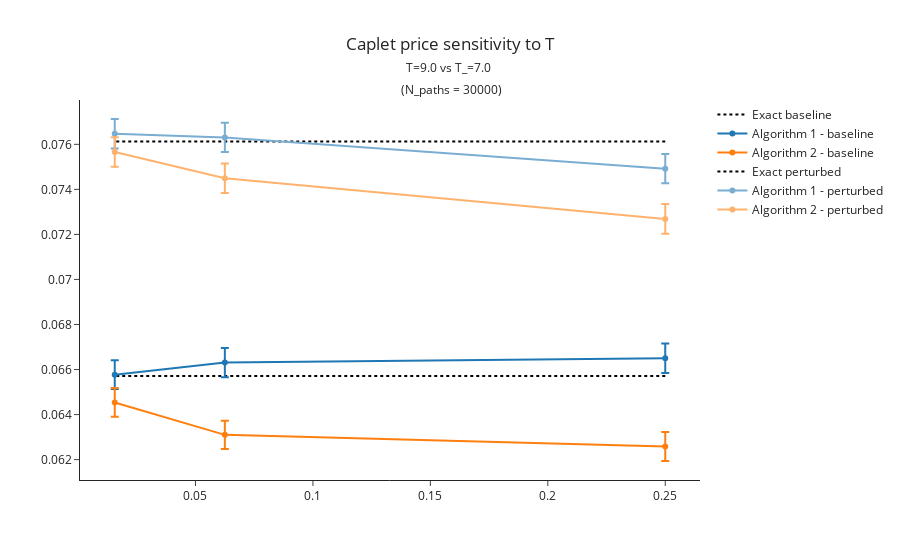

Notebook cell for this chart:
### Code cell
results_algo2 = []
results_algo2_ = []
results_algo1 = []
results_algo1_ = []

for h in h_list:
    print(h, "\n")
    p, se = simulate_algo2(L0, H, K, sigma, T, h, N_paths)
    results_algo2.append({
        'h': h,
        'Price': p,
        'CI': 1.96*se
    })
    p, se = simulate_algo2(L0, H, K, sigma, T_, h, N_paths)
    results_algo2_.append({
        'h': h,
        'Price': p,
        'CI': 1.96*se
    })
    p, se, _ = simulate_algo1(L0, H, K, sigma, T, h, N_paths)
    results_algo1.append({
        'h': h,
        'Price': p,
        'CI': 1.96*se
    })
    p, se, _ = simulate_algo1(L0, H, K, sigma, T_, h, N_paths)
    results_algo1_.append({
        'h': h,
        'Price': p,
        'CI': 1.96*se
    })

exact = analytic_vtilde_caplet(L0, H, K, sigma, T)
exact_ = analytic_vtilde_caplet(L0, H, K, sigma, T_)

# Prepare figure
fig = go.Figure()

###### Baselines
fig.add_trace(go.Scatter(
    x=[d['h'] for d in results_algo1],   # or use a combined h-list like [0.25,0.125,0.0625]
    y=[exact]*len(results_algo1),
    mode='lines',
    line=dict(dash='dot', color='black'),
    name='Exact baseline'
))

fig.add_trace(go.Scatter(
    x=[d['h'] for d in results_algo1],
    y=[d['Price'] for d in results_algo1],
    mode='lines+markers',
    error_y=dict(type='data', array=[d['CI'] for d in results_algo1], visible=True),
    line=dict(color=blue_hex),
    marker=dict(color=blue_hex),
    name='Algorithm 1 - baseline'
))

fig.add_trace(go.Scatter(
    x=[d['h'] for d in results_algo2],
    y=[d['Price'] for d in results_algo2],
    mode='lines+markers',
    error_y=dict(type='data', array=[d['CI'] for d in results_algo2], visible=True),
    line=dict(color=orange_hex),
    marker=dict(color=orange_hex),
    name='Algorithm 2 - baseline'
))

###### Perturbed

fig.add_trace(go.Scatter(
    x=[d['h'] for d in results_algo1_],   # or use a combined h-list like [0.25,0.125,0.0625]
    y=[exact_]*len(results_algo1_),
    mode='lines',
    line=dict(dash='dot', color='black'),
    name='Exact perturbed'
))

fig.add_trace(go.Scatter(
    x=[d['h'] for d in results_algo1_],
    y=[d['Price'] for d in results_algo1_],
    mode='lines+markers',
    error_y=dict(type='data', array=[d['CI'] for d in results_algo1_], visible=True),
    line=dict(color=blue_pastel_hex),
    marker=dict(color=blue_pastel_hex),
    name='Algorithm 1 - perturbed'
))

fig.add_trace(go.Scatter(
    x=[d['h'] for d in results_algo2_],
    y=[d['Price'] for d in results_algo2_],
    mode='lines+markers',
    error_y=dict(type='data', array=[d['CI'] for d in results_algo2_], visible=True),
    line=dict(color=orange_pastel_hex),
    marker=dict(color=orange_pastel_hex),
    name='Algorithm 2 - perturbed'
))


###### General layout

fig.update_layout(
    template="simple_white",
    title={
        "text": (
            # main title in default size:
            "Caplet price sensitivity to T<br>"
            # parameters in a smaller span (e.g. 12px):
            f"<span style='font-size:12px;'>"
            f"T={T} vs T_={T_} <br> (N_paths = {N_paths})"
            "</span>"
        ),
        "x": 0.5,
        "xanchor": "center"
    }
)

fig.show()

### Figure 1 — Plotly figure (JSON) as saved in the notebook; plotly's stock layout.template omitted (floating-point values rounded to 4 significant figures)
{"data": [{"line": {"color": "black", "dash": "dot"}, "mode": "lines", "name": "Exact baseline", "type": "scatter", "x": [0.25, 0.0625, 0.01562], "y": [0.06571, 0.06571, 0.06571]}, {"error_y": {"array": [0.0006563, 0.0006463, 0.0006414], "type": "data", "visible": true}, "line": {"color": "#1f77b4"}, "marker": {"color": "#1f77b4"}, "mode": "lines+markers", "name": "Algorithm 1 - baseline", "type": "scatter", "x": [0.25, 0.0625, 0.01562], "y": [0.0665, 0.06631, 0.06577]}, {"error_y": {"array": [0.0006444, 0.000631, 0.000638], "type": "data", "visible": true}, "line": {"color": "#ff7f0e"}, "marker": {"color": "#ff7f0e"}, "mode": "lines+markers", "name": "Algorithm 2 - baseline", "type": "scatter", "x": [0.25, 0.0625, 0.01562], "y": [0.06258, 0.0631, 0.06454]}, {"line": {"color": "black", "dash": "dot"}, "mode": "lines", "name": "Exact perturbed", "type": "scatter", "x": [0.25, 0.0625, 0.01562], "y": [0.07613, 0.07613, 0.07613]}, {"error_y": {"array": [0.0006484, 0.0006518, 0.0006561], "type": "data", "visible": true}, "line": {"color": "#79add2"}, "marker": {"color": "#79add2"}, "mode": "lines+markers", "name": "Algorithm 1 - perturbed", "type": "scatter", "x": [0.25, 0.0625, 0.01562], "y": [0.07492, 0.07631, 0.07647]}, {"error_y": {"array": [0.0006596, 0.0006524, 0.0006527], "type": "data", "visible": true}, "line": {"color": "#ffb26e"}, "marker": {"color": "#ffb26e"}, "mode": "lines+markers", "name": "Algorithm 2 - perturbed", "type": "scatter", "x": [0.25, 0.0625, 0.01562], "y": [0.07269, 0.07449, 0.07566]}], "layout": {"title": {"text": "Caplet price sensitivity to T<br><span style='font-size:12px;'>T=9.0 vs T_=7.0 <br> (N_paths = 30000)</span>", "x": 0.5, "xanchor": "center"}}}
